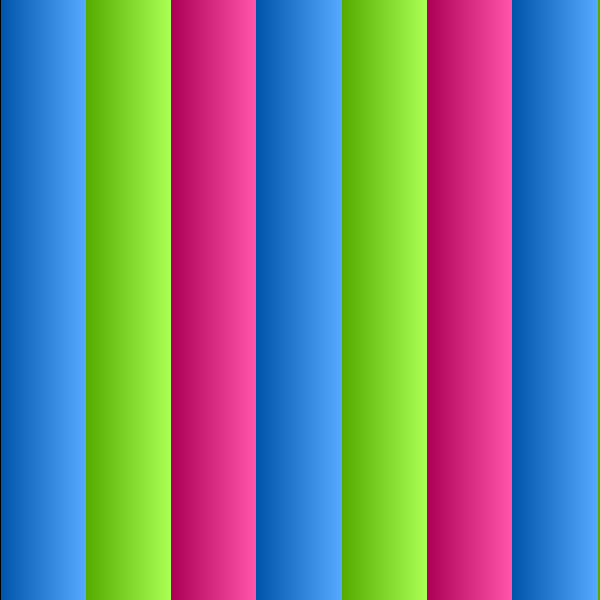
Frame 1 (no input)
Frame 60 (the mouse pressed at the canvas centre just before this capture): identical to frame 1, image omitted
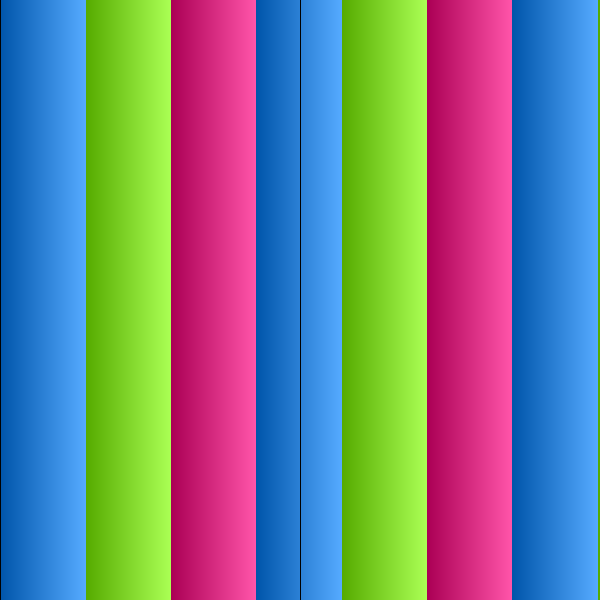
Frame 120 (the mouse held since frame 60 and released just before this capture)

The Processing sketch that drew these frames (run headless with seeded random() and noise(); from frame 60 on, the mouse is pressed at the canvas centre):

// Processing sketch: experiment_6_pixels
// ── experiment_6_pixels.pde


color[] c;  


void setup(){
  size(600,600);
  c = new color[width];    
  
  int r = 0; 
  int g = 85;
  int b = 170;     
  
  for(int i=0; i<width; i++){
    c[i] = color(r, g, b);   
    r++; 
    g++; 
    b++; 
    if(r > 255){
      r = 0; 
    }
    if(g > 255){
      g = 0; 
    }
    if(b > 255){
      b = 0;   
    }
  }
}




void draw(){
  
  // mouse move color change pattern
  loadPixels();
  for(int x=0; x<width; x++){
    
    color currentcolor = c[x]; 
    if(x == mouseX){
      //println(get(x, 0));           
      //println(pixels[x]);    
      
      
      // modifies the existing color
      //color tempColor = pixels[x];
      //float red = (red(tempColor) + 1) % 255;   
      //float green = (green(tempColor) + 1) % 255;
      //float blue = (blue(tempColor) + 1) % 255;                
      
      
      // covers everything with blue
      //float red = random(0, 85) ;          
      //float green = random(85, 170);
      //float blue = random(170, 255);     
      
      // random everything 
      //float red = random(0, 255);               
      //float green = random(0, 255);
      //float blue = random(0, 255);         
      
      // black cover
      float red = 0;
      float green = 0; 
      float blue = 0;   
      
      currentcolor = color(red, green, blue);              
      c[x] = currentcolor;      
    }    
    
    for(int y=0; y<height; y++){
      int loc = x + y * width; 
      pixels[loc] = currentcolor;                       
    }
  }
  updatePixels();   
  
  
  // dynamic color circle around mouse position
  //loadPixels();   
  //for(int x=0; x<width; x++){
  //  for(int y=0; y<height; y++){
  //    float d = dist(x, y, mouseX, mouseY);        
  //    //println(d);  
  //    int loc = x + y * width; 
  //    pixels[loc] = color(d);            
      
  //  }
  //}
  //updatePixels();   
  // end of dynamic color circle around mouse position
  
  
  
  //// vertical black- white pattern
  //loadPixels();   
  
  //for(int x=0; x<width; x++){
  //  int r = x * 2 % 255; 
  //  int g = x * 3 % 255; 
  //  int b = x * 4 % 255; 
  //  color c = color(r, g, b);  
    
  //  for(int y=0; y<height; y++){   
  //    int loc = x + y * width; 
  //    //int colornum = x % 255;    
  //    //pixels[loc] = color(colornum, colornum, colornum);                  
  //    pixels[loc] =  c; 
  //  }
  //}
  //updatePixels();   
 
  
}


// static black - white circle
//loadPixels();   

//for(int x=0; x<width; x++){
//  for(int y=0; y<height; y++){
//    float d = dist(x, y, width/2, height/2);   
//    //println(d);
//    int loc = x + y * width; 
//    pixels[loc] = color(d);            
    
//  }
//}
//updatePixels();   
// end of static color circle
